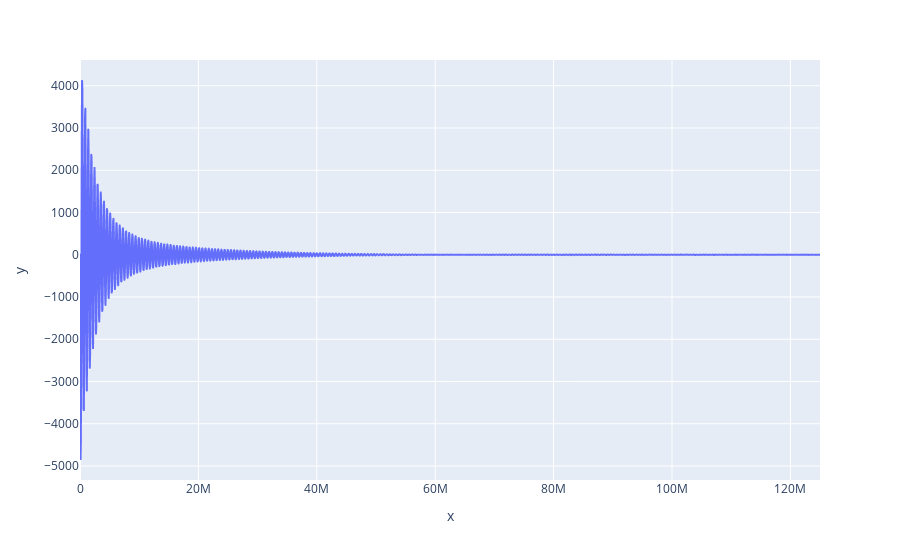

The notebook cell this image was saved under:
### Markdown cell above
## NOISE

### Code cell
noise = my_runs_noise[noise_runs[0]][channels[0]]["AveWvf"][0]
sp = np.fft.rfft(noise)
freq = np.fft.rfftfreq(5000, d = 4e-9)

px.line(x=freq, y=sp.imag).show()

### Figure 1 — Plotly figure (JSON) as saved in the notebook; plotly's stock layout.template omitted (floating-point values rounded to 4 significant figures; data arrays with more than 128 entries replaced by an {"elided": "..."} marker saying what was removed)
{"data": [{"hovertemplate": "x=%{x}<br>y=%{y}<extra></extra>", "legendgroup": "", "line": {"color": "#636efa", "dash": "solid"}, "marker": {"symbol": "circle"}, "mode": "lines", "name": "", "showlegend": false, "type": "scattergl", "x": {"elided": "2501 float values"}, "xaxis": "x", "y": {"elided": "2501 float values"}, "yaxis": "y"}], "layout": {"legend": {"tracegroupgap": 0}, "margin": {"t": 60}, "xaxis": {"anchor": "y", "domain": [0, 1], "title": {"text": "x"}}, "yaxis": {"anchor": "x", "domain": [0, 1], "title": {"text": "y"}}}}
